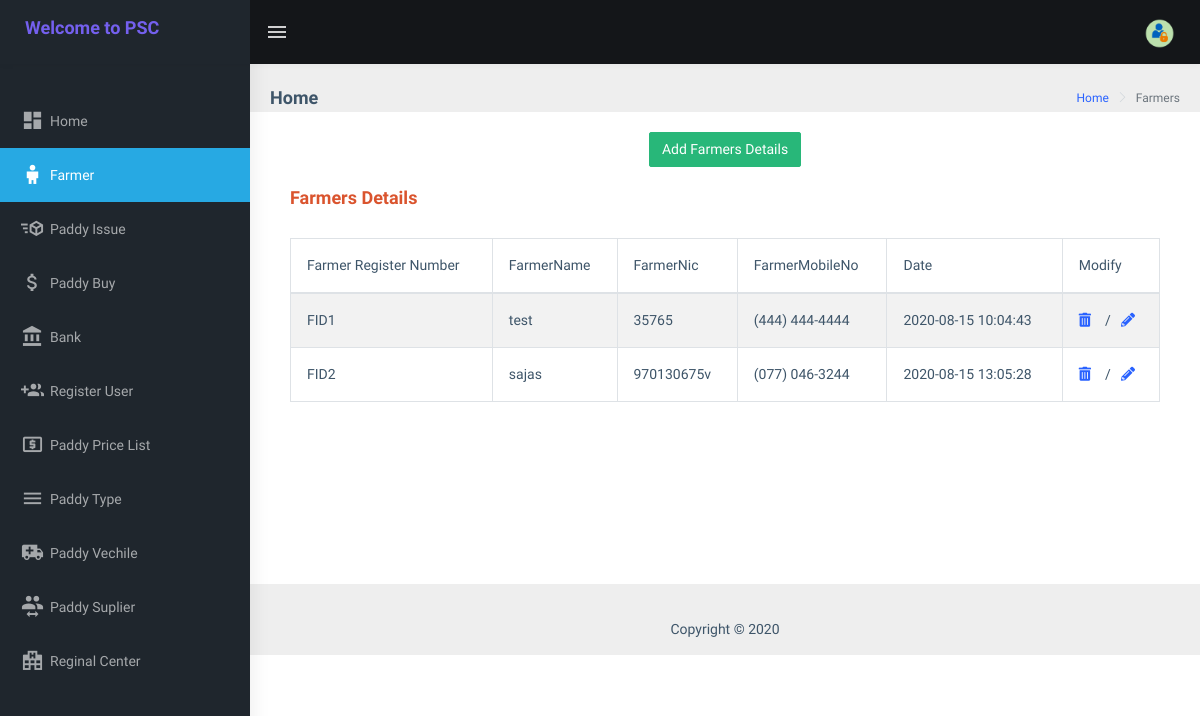
The page /common_components/farmer.php (signed in) on the database as committed earlier.
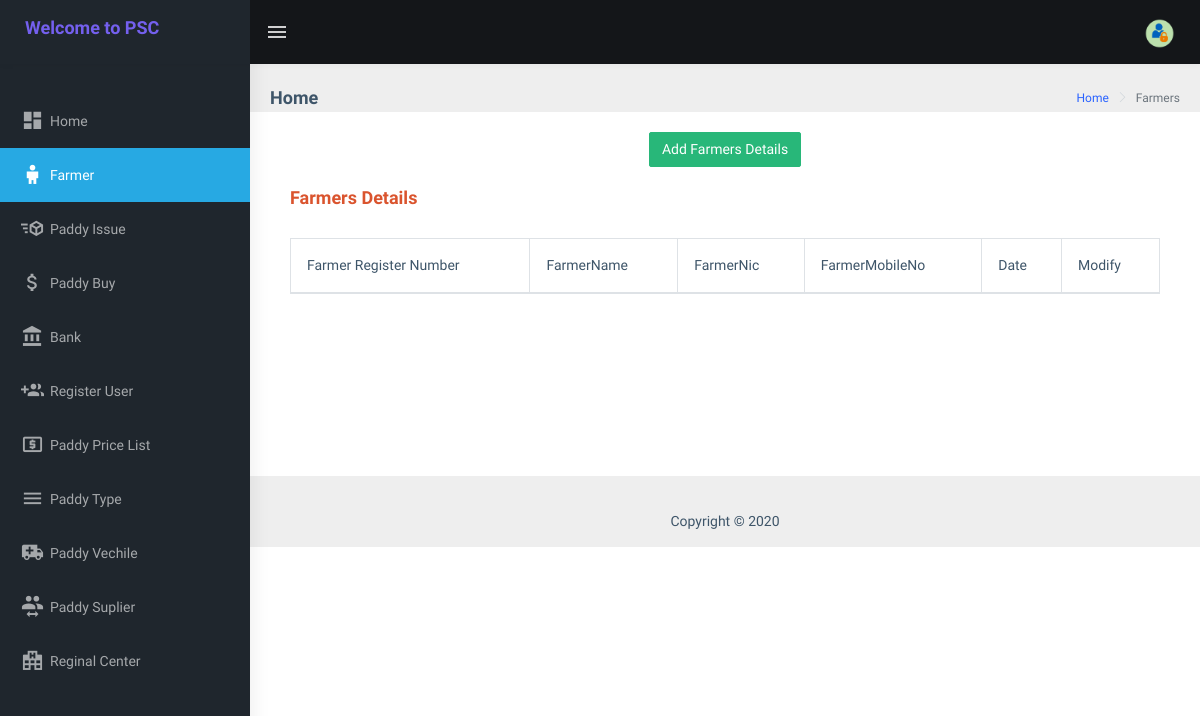
The same page on the database as committed later.
### tables this page shows
CREATE TABLE `farmer` (
  `row_id` int(11) NOT NULL,
  `farmer_reg_no` varchar(5) NOT NULL,
  `farmer_name` varchar(50) NOT NULL,
  `farmer_nic` varchar(13) NOT NULL,
  `farmer_mobileno` varchar(15) NOT NULL,
  `date` timestamp NOT NULL DEFAULT current_timestamp() ON UPDATE current_timestamp()
);

### function.php (called while the page is built, shortened)
<?php
	function isAdmin()
	{
		if (isset($_SESSION['user']) && $_SESSION['user']['user_type'] == 'admin' ) {
			return true;
		}else{
			return false;
		}
	}
?>

### common_components/farmer.php (the view, shortened to what this page needs)
<?php
	include('../function.php');
	if (!isAdmin() AND !isCollactionOfficer() AND !isManager() AND !isClerk() AND !isFinanceOfficer() AND !isStorekeeper()) {
		$_SESSION['msg'] = "You must log in first";
		header('location: ../Index.php');
	}else{
?>
<!DOCTYPE html>
<html dir="ltr" lang="en">
    <head>
        <?php include '../mainstuff/inhead.php'; ?>
				<link rel="stylesheet" type="text/css" href="../assets/extra-libs/multicheck/multicheck.css">
				<link href="../js/jquery.dataTables.min.css" rel="stylesheet">
				<link rel="stylesheet" type="text/css" href="../assets/libs/select2/dist/css/select2.min.css">
    </head>
    <body>
        <div id="main-wrapper">
            <?php include '../mainstuff/header.php'; ?>
			<?php include '../mainstuff/LeftSidebar.php'; ?>
			<div class="page-wrapper">
                <div class="page-breadcrumb">
                    <div class="row">
                        <div class="col-12 d-flex no-block align-items-center">
                            <h4 class="page-title">Home</h4>
                            <div class="ml-auto text-right">
                                <nav aria-label="breadcrumb">
                                    <ol class="breadcrumb">
                                        <li class="breadcrumb-item"><a href="#">Home</a></li>
                                        <li class="breadcrumb-item active" aria-current="page">Farmers</li>
                                    </ol>
                                </nav>
                            </div>
                        </div>
                    </div>
                </div>
								                <div class="row">
								                    <div class="col-md-12">
								                        <div class="card card-body printableArea">
																					<div align="center">
																				    <button type="button" name="add" id="add" class="btn btn-success">Add Farmers Details</button>
																				   </div>
																					<form class="form-horizontal" action="" enctype="multipart/form-data" method="post">
																								<div class="card-body">
																												<h4 class="text-danger">Farmers Details</h4><br>
																												<div class="table-responsive">
																														<table id="zero_config" class="table table-striped table-bordered">
																																<thead>
																																		<tr>
																																			<th> Farmer Register Number </th>
																																			<th> FarmerName  </th>
																																			<th> FarmerNic </th>
																																			<th> FarmerMobileNo </th>
																																			<th> Date </th>
																																			<th> Modify </th>
																																		</tr>
																																</thead>
																																<tbody>
																																		<?php
																																					$sql= "select * from farmer ORDER BY row_id ASC";
																																					$run = mysqli_query($conn,$sql);
																																						while($row=mysqli_fetch_array($run)){
																																								$id = $row['row_id'];
																																								$farmer_reg_no = $row['farmer_reg_no'];
																																								$farmer_name = $row['farmer_name'];
																																								$farmer_nic = $row['farmer_nic'];
																																								$farmer_mobileno = $row['farmer_mobileno'];
																																								$date = $row['date'];
																																		?>
																													<tr>
																															<td> <?php echo $farmer_reg_no; ?> </td>
																															<td> <?php echo $farmer_name; ?> </td>
																															<td> <?php echo $farmer_nic; ?> </td>
																															<td> <?php echo $farmer_mobileno; ?> </td>
																															<td> <?php echo $date; ?> </td>
																													<td>
																													<a href="delete_farmer.php?delete_farmer=<?php echo $id; ?>" onclick="return confirm('Are you sure you want to delete this item?');">
																															<i class=" fas fa-trash-alt"></i>
																													</a>&nbsp&nbsp / &nbsp
																												 	<a href="edit_farmer.php?edit_farmer=<?php echo $id; ?>">
																															<i class=" fas fa-pencil-alt"></i>
																													</a>
																													</td>
																													</tr>
																										<?php } ?>
																								</tbody>
																						</table>
																				</div>
																		</form><br><br><br><br><br><br>
																</div>
								                    </div>
								                </div>
								                <?php include '../mainstuff/footer.php'; ?>
								            </div>
	  </body>
</html>
													<?php } ?>

Rows that differ between the two databases and show on the page:
removed farmer: farmer_reg_no "FID1", farmer_name "test", farmer_nic "35765", farmer_mobileno "(444) 444-4444", date "2020-08-15 10:04:43"
removed farmer: farmer_reg_no "FID2", farmer_name "sajas", farmer_nic "970130675v", farmer_mobileno "(077) 046-3244", date "2020-08-15 13:05:28"
